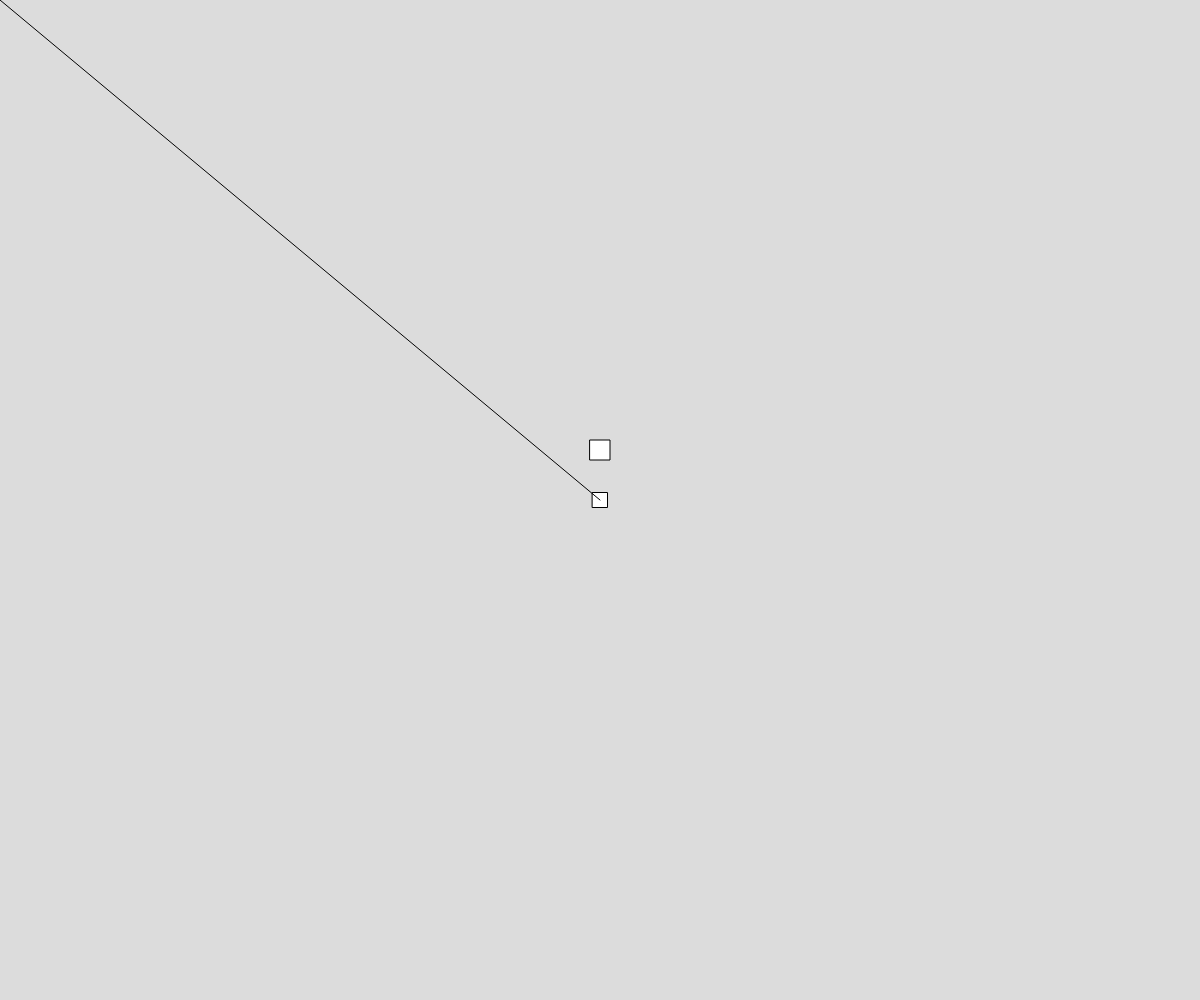
Frame 1 (no input)
Frame 60 (no input): identical to frame 1, image omitted
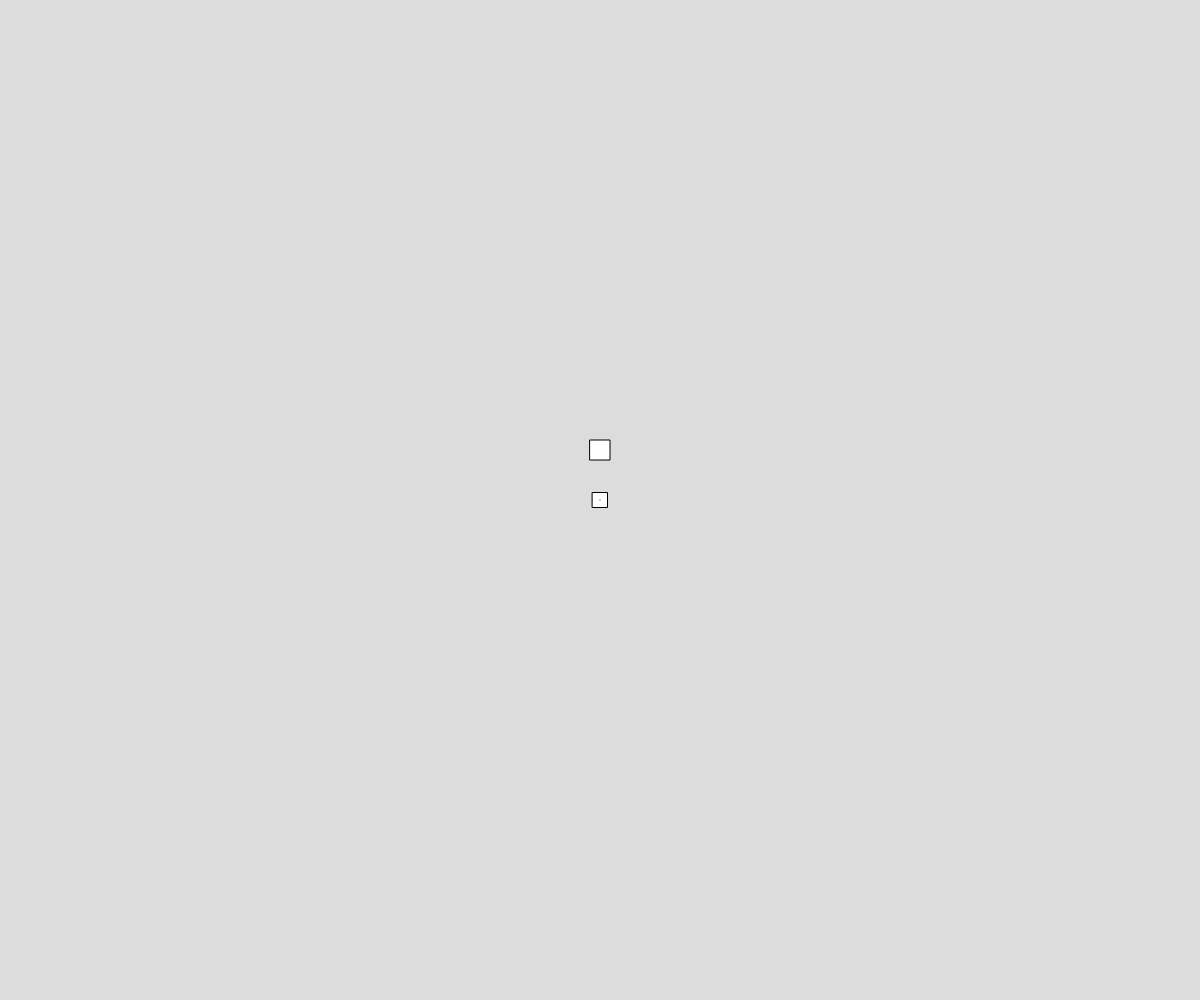
Frame 120 (the mouse pressed at the canvas centre since frame 60)

The p5.js sketch that drew these frames (run headless with seeded random() and noise() and a simulated clock; from frame 60 on, the mouse is pressed at the canvas centre):

// p5.js sketch
// ── sketch.js
// Project Title
// Your Name
// Date
//
// Extra for Experts:
// - describe what you did to take this project "above and beyond"


let campfireX = 0;
let campfireY = -50;
let playerX;
let playerY;
let facing;
let vel = 2;

function setup() {
  createCanvas(windowWidth, windowHeight);
  background(220);
  
  playerX = width/2;
  playerY = height/2;
  facing = createVector(0,0)
}

function draw() {
  scene();
  player();
}

function scene(){
  background(220);
  translate(playerX, playerY)
  rectMode(CENTER);
  rect(campfireX, campfireY , 20, 20);
}

function player(){
  rectMode(CENTER)
  rect(-playerX + width/2, -playerY + height/2, 15, 15);
  
  if (keyIsDown(87)) { //w
    playerY += vel;
  }
  if (keyIsDown(65)) { //a
    playerX += vel;
  }
  if (keyIsDown(83)) { //s
    playerY -= vel;
  }
  if (keyIsDown(68)) { //d
    playerX -= vel;
  }
  
  line(-playerX + width/2, -playerY + height/2, mouseX-width/2, mouseY-height/2);

}
